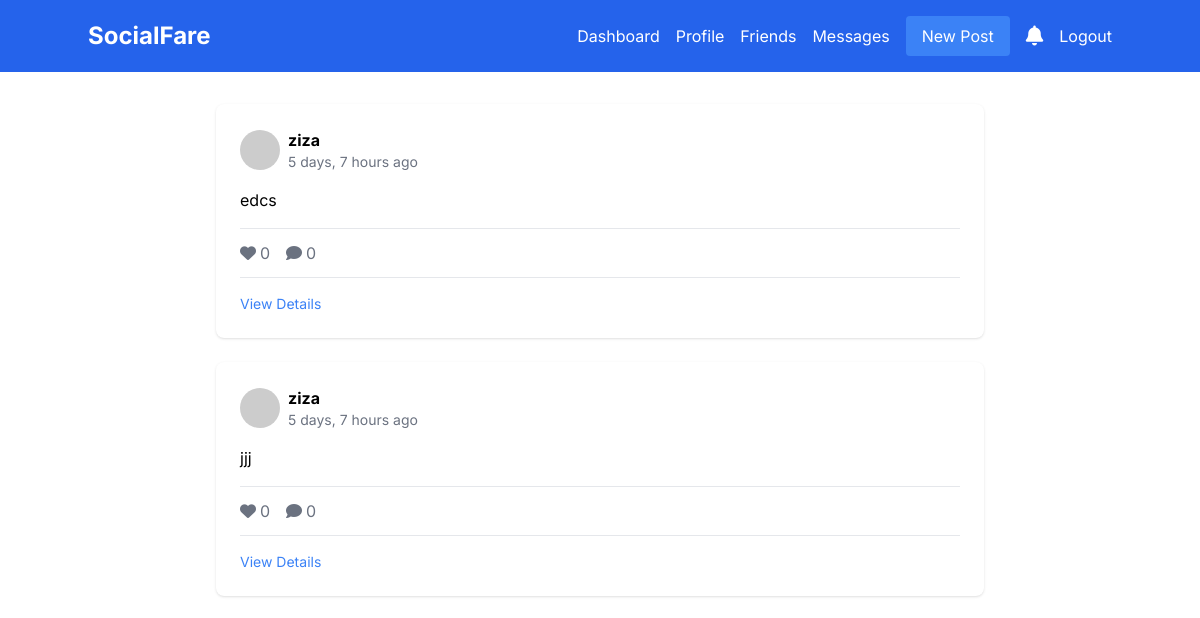
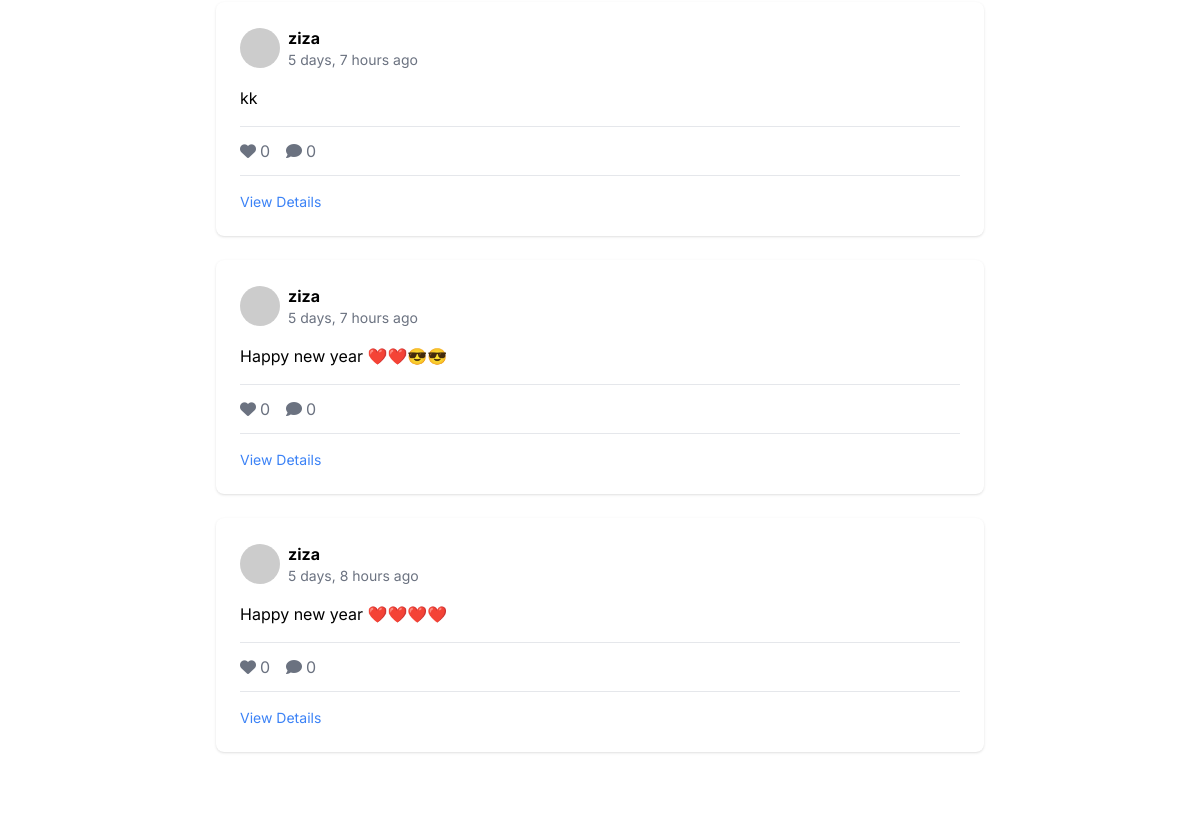
Page / (signed in, upper part) on the earlier database version (2 pictures, top to bottom).
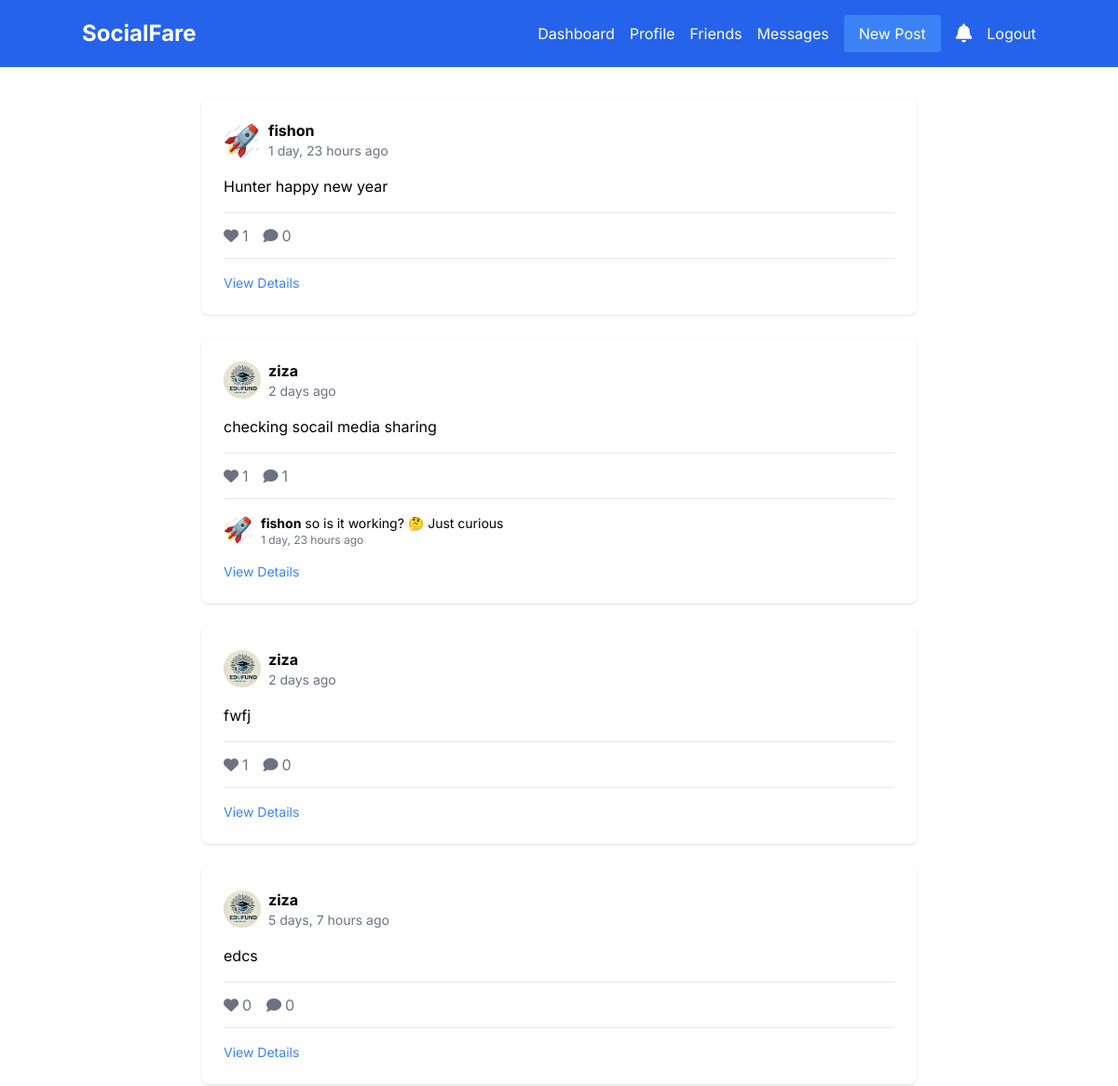
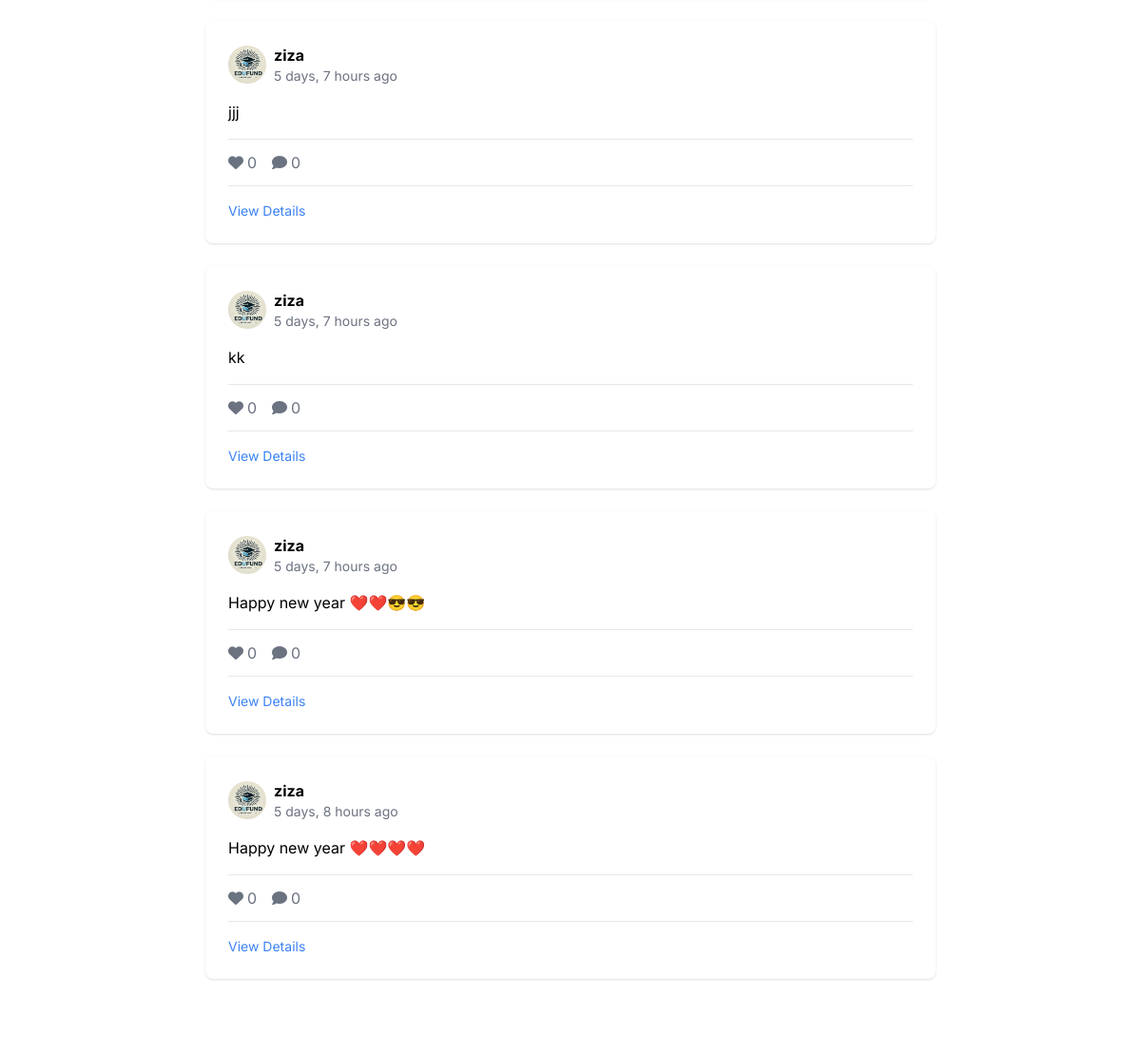
Same page on the later database version (2 pictures, top to bottom).
### social/models.py (models this page shows, shortened)
class Post(models.Model):
    author = models.ForeignKey(User, on_delete=models.CASCADE)
    content = models.TextField()
    image = models.ImageField(upload_to='posts/', blank=True, null=True)
    created_at = models.DateTimeField(auto_now_add=True)
    updated_at = models.DateTimeField(auto_now=True)
    likes = models.ManyToManyField(User, related_name='liked_posts', blank=True)
    twitter_post_id = models.CharField(max_length=100, null=True, blank=True)

class Profile(models.Model):
    user = models.OneToOneField(settings.AUTH_USER_MODEL, on_delete=models.CASCADE)
    bio = models.TextField(max_length=500, blank=True)
    image = models.ImageField(upload_to='profile_pics/', null=True, blank=True)

class Comment(models.Model):
    post = models.ForeignKey(Post, on_delete=models.CASCADE, related_name='comments')
    author = models.ForeignKey(User, on_delete=models.CASCADE)
    content = models.TextField()
    created_at = models.DateTimeField(auto_now_add=True)

### social/views.py (the view)
# urls.py: path('', views.home_or_landing, name='home'),
def home_or_landing(request):
    if request.user.is_authenticated:
        posts = Post.objects.all().order_by('-created_at')
        return render(request, 'social/home.html', {'posts': posts})
    else:
        return render(request, 'social/landing.html')

### social/templatetags/social_extras.py (called while the page is built)
@register.filter
def unread_notifications_count(user):
    return user.notifications.filter(is_read=False).count()

### social/templates/social/home.html (shortened to what this page needs)
{% extends 'social/base.html' %}
{% block content %}
<div class="container mx-auto px-4 py-8">
    <div class="max-w-3xl mx-auto">
        <div class="space-y-6">
            {% for post in posts %}
            <div class="bg-white rounded-lg shadow p-6">
                <div class="flex items-center mb-4">
                    {% if post.author.profile.image %}
                        <img src="{{ post.author.profile.image.url }}" alt="" class="w-10 h-10 rounded-full mr-2">
                    {% else %}
                        <img src="https://via.placeholder.com/40" alt="" class="rounded-full mr-2">
                    {% endif %}
                    <div>
                        <a href="{% url 'social:profile_detail' username=post.author.username %}"
                           class="font-bold hover:underline">
                            {{ post.author.username }}
                        </a>
                        <div class="text-gray-500 text-sm">{{ post.created_at|timesince }} ago</div>
                    </div>
                </div>
                <p class="mb-4">{{ post.content }}</p>
                <div class="border-t border-b py-3 my-3">
                    <div class="flex items-center space-x-4">
                        <button class="like-button flex items-center space-x-1 {% if request.user in post.likes.all %}text-blue-500{% else %}text-gray-500{% endif %} hover:text-blue-600"
                                data-post-id="{{ post.id }}"
                                onclick="likePost(this)">
                            <i class="fas fa-heart"></i>
                            <span class="likes-count">{{ post.likes.count }}</span>
                        </button>
                        <button class="flex items-center space-x-1 text-gray-500 hover:text-blue-600"
                                onclick="toggleCommentForm('{{ post.id }}')">
                            <i class="fas fa-comment"></i>
                            <span>{{ post.comments.count }}</span>
                        </button>
                    </div>
                </div>
                <div class="mt-4 space-y-2">
                    {% for comment in post.comments.all|slice:":2" %}
                        <div class="flex items-start space-x-2">
                            {% if comment.author.profile.image %}
                                <img src="{{ comment.author.profile.image.url }}" alt="" class="w-8 h-8 rounded-full">
                            {% else %}
                                <img src="https://via.placeholder.com/32" alt="" class="w-8 h-8 rounded-full">
                            {% endif %}
                            <div class="flex-1">
                                <p class="text-sm">
                                    <a href="{% url 'social:profile_detail' username=comment.author.username %}"
                                       class="font-bold hover:underline">{{ comment.author.username }}</a>
                                    {{ comment.content }}
                                </p>
                                <p class="text-xs text-gray-500">{{ comment.created_at|timesince }} ago</p>
                            </div>
                        </div>
                    {% endfor %}
                </div>
                <div class="mt-4 flex items-center text-gray-500 text-sm">
                    <a href="{% url 'social:post_detail' pk=post.id %}"
                       class="text-blue-500 hover:underline">
                        View Details
                    </a>
                </div>
            </div>
            {% empty %}
            <div class="bg-white rounded-lg shadow p-6 text-center text-gray-500">
                No posts yet. Be the first to post!
            </div>
            {% endfor %}
        </div>
    </div>
</div>
{% endblock %}

Differences in the rows shown:
added Post: author.profile.image (picture), author.username "fishon", created_at "1 day, 23 hours", content "Hunter happy new year", likes.count "1", comments.count "0"
added Post: author.profile.image (picture), author.username "ziza", created_at "2 days", content "checking socail media sharing", likes.count "1", comments.count "1"
added Comment: author.profile.image (picture), author.username "fishon", content "so is it working? 🤔 Just curious", created_at "1 day, 23 hours"
added Post: author.profile.image (picture), author.username "ziza", created_at "2 days", content "fwfj", likes.count "1", comments.count "0"
